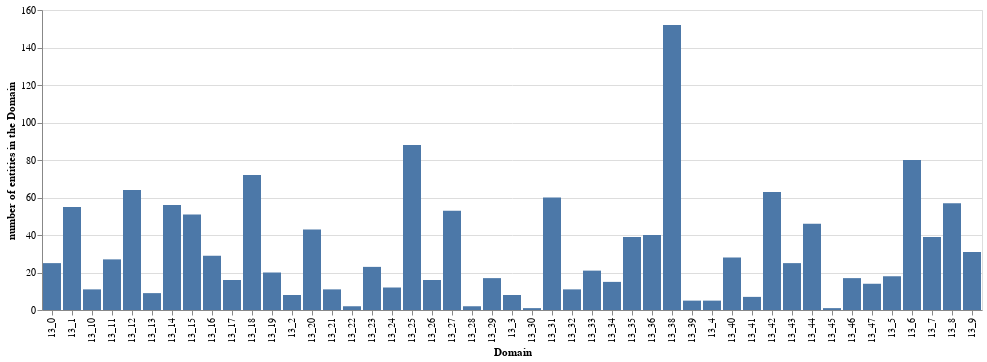

The notebook cell saved with this chart:
### Code cell
source = taxonomy.filter(pl.col("Level_1")=="13")["Level_2"].value_counts().to_pandas()
alt.Chart(source).mark_bar().encode(
    x = alt.X("Level_2", title = "Domain"),
    y = alt.Y("counts", title = "number of entities in the Domain"))

### Figure 1 — Vega-Lite specification as saved in the notebook (floating-point values rounded to 4 significant figures)
{"config": {"view": {"continuousWidth": 400, "continuousHeight": 300}}, "data": {"name": "data-829db7e08d09007d9d7f560546b3bddb"}, "mark": "bar", "encoding": {"x": {"field": "Level_2", "title": "Domain", "type": "nominal"}, "y": {"field": "counts", "title": "number of entities in the Domain", "type": "quantitative"}}, "$schema": "https://vega.github.io/schema/vega-lite/v4.17.0.json", "datasets": {"data-829db7e08d09007d9d7f560546b3bddb": [{"Level_2": "13_30", "counts": 1}, {"Level_2": "13_39", "counts": 5}, {"Level_2": "13_35", "counts": 39}, {"Level_2": "13_4", "counts": 5}, {"Level_2": "13_44", "counts": 46}, {"Level_2": "13_29", "counts": 17}, {"Level_2": "13_42", "counts": 63}, {"Level_2": "13_33", "counts": 21}, {"Level_2": "13_20", "counts": 43}, {"Level_2": "13_27", "counts": 53}, {"Level_2": "13_31", "counts": 60}, {"Level_2": "13_40", "counts": 28}, {"Level_2": "13_46", "counts": 17}, {"Level_2": "13_3", "counts": 8}, {"Level_2": "13_28", "counts": 2}, {"Level_2": "13_23", "counts": 23}, {"Level_2": "13_32", "counts": 11}, {"Level_2": "13_12", "counts": 64}, {"Level_2": "13_9", "counts": 31}, {"Level_2": "13_17", "counts": 16}, {"Level_2": "13_1", "counts": 55}, {"Level_2": "13_21", "counts": 11}, {"Level_2": "13_5", "counts": 18}, {"Level_2": "13_34", "counts": 15}, {"Level_2": "13_43", "counts": 25}, {"Level_2": "13_26", "counts": 16}, {"Level_2": "13_6", "counts": 80}, {"Level_2": "13_11", "counts": 27}, {"Level_2": "13_18", "counts": 72}, {"Level_2": "13_0", "counts": 25}, {"Level_2": "13_2", "counts": 8}, {"Level_2": "13_45", "counts": 1}, {"Level_2": "13_24", "counts": 12}, {"Level_2": "13_36", "counts": 40}, {"Level_2": "13_14", "counts": 56}, {"Level_2": "13_10", "counts": 11}, {"Level_2": "13_22", "counts": 2}, {"Level_2": "13_38", "counts": 152}, {"Level_2": "13_16", "counts": 29}, {"Level_2": "13_15", "counts": 51}, {"Level_2": "13_19", "counts": 20}, {"Level_2": "13_7", "counts": 39}, {"Level_2": "13_13", "counts": 9}, {"Level_2": "13_47", "counts": 14}, {"Level_2": "13_41", "counts": 7}, {"Level_2": "13_8", "counts": 57}, {"Level_2": "13_25", "counts": 88}]}}
